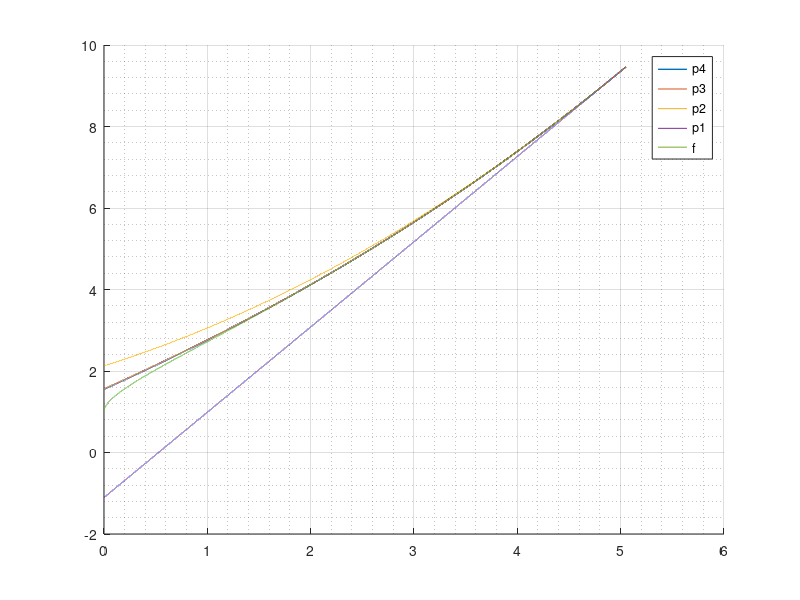

MATLAB code for this plot:
function taylorB
  clc;
  #Primero ingreso el punto alrededor y luego
  #el punto a evaluar
  x=input("Ingrese un punto a lrededor quiere calcular el polinomio: ");
  y=input("ingrese en que punto desea evaluar el polinomio y la funcion: ");
  
  #aqui controlo que no sea 0, ya que la funcion no
  #esta definifa en ese punto  indeterminacion (1/0)
  if x<0 || y<0
    display("La funcion no esta definida en ese punto")
    return;
  endif
  
  #aqui evaluo en el primer termino del polinomio
  d0=e^(sqrt(x));
  #aqui evaluo en el segundo termino del polinomio
  d1=(e^(sqrt(x)))/(2*sqrt(x));
  #aqui evaluo en el tercer termino del polinomio
  d2=-((x-x^(3/2))*e^(sqrt(x)))/(4*x^(5/2));
  #aqui evaluo en el cuarto termino del polinomio
  d3=((x^5 - 3*x^(9/2) + 3*x^(4))*e^(sqrt(x)))/(8*x^(13/2));
  #aqui evaluo en el quinto termino del polinomio
  d4=-((-x^(25/2) +6*x^(12) -15*x^(23/2) +15*x^(11))*e^(sqrt(x)))/(16*x^(29/2));

  #calcular el punto a evaluar en el polinomio
  sol=d0+(d1)*(y-x) + ((d2/2)*(y-x)^2) + ((d3/6)*(y-x)^3) + ( (d4/24)*(y-x)^4 );
  #calcular el punto en la funcion original
  real=e^(sqrt(y));
  
  #muestro las respuestas
  display("La solucion en el punto mediante el polinomio es:")
  display(sol);
  display("La solucion en el punto en la funcion original el: ")
  display(real)

  #defino un rango de valores para hacer la grafica
  #comienza desde el punto donde hago mi polinomio hasta el punto a evaluar
  #controlo que vaya graficando desde el punto menor hasta el mayor
  if x<y || x==y
    m=0:0.0001:y+0.05;
  endif
  
  if x>y
    m=0:0.0001:x+0.05;
  endif
  
  #hago las graficas 
  hold on
  grid on
  grid minor
  plot(m,d0+(d1)*(m-x) + ((d2/2)*(m-x).^2) + ((d3/6)*(m-x).^3) + ( (d4/24)*(m-x).^4 ),'linewidth',1)
  plot(m,d0+(d1)*(m-x) + ((d2/2)*(m-x).^2) + ((d3/6)*(m-x).^3),'linewidth',0.5)
  plot(m,d0+(d1)*(m-x) + ((d2/2)*(m-x).^2),'linewidth',0.5)
  plot(m,d0+(d1)*(m-x),'linewidth',0.5)
  plot(m,e.^(sqrt(m)),'linewidth',0.5)
  legend('p4','p3','p2','p1','f')
  
  #calculo el eror relativo
  errRelativo=100*abs((real-sol)/real);
  #muestro el error relativo
  display("El error relativo porcentual es: ")
  display(errRelativo)
  
endfunction
